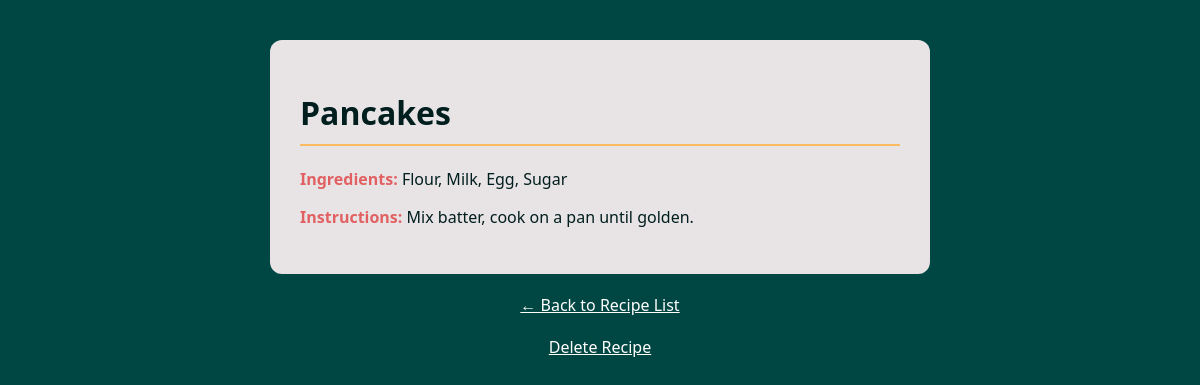
/recipes/24/, run on an earlier commit of the app's database.
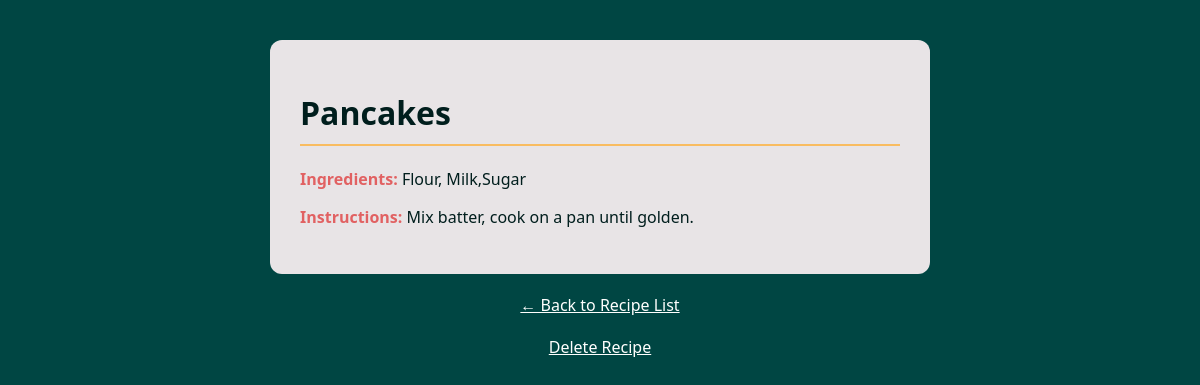
And on a later commit of the database.
### recipes/models.py (models this page shows, shortened)
class Recipe(models.Model):
    title = models.CharField(max_length=100)
    ingredients = models.TextField()
    instructions = models.TextField()
    created_by = models.ForeignKey(User, on_delete=models.SET_NULL, null=True, blank=True)

### recipes/views.py (the view)
# urls.py: path('recipes/<int:recipe_id>/', views.recipe_detail, name='recipe_detail'),
def recipe_detail(request, recipe_id):
    recipe = get_object_or_404(Recipe, id=recipe_id)
    return render(request, 'recipes/recipe_detail.html', {'recipe': recipe})

### recipes/templates/recipes/recipe_detail.html (shortened to what this page needs)
<!DOCTYPE html>
<html lang="en">
<head>
</head>
<body>
    <div class="card">
        <h1>{{ recipe.title }}</h1>
        <p><span class="label">Ingredients:</span> {{ recipe.ingredients }}</p>
        <p><span class="label">Instructions:</span> {{ recipe.instructions }}</p>
    </div>
    <a href="{% url 'recipe_list' %}">← Back to Recipe List</a>
    <a href="{% url 'delete_recipe' recipe.id %}">Delete Recipe</a>
</body>
</html>

What changed in the data, as far as the page shows it:
changed Recipe "Pancakes": ingredients "Flour, Milk, Egg, Sugar" → "Flour, Milk,Sugar"
